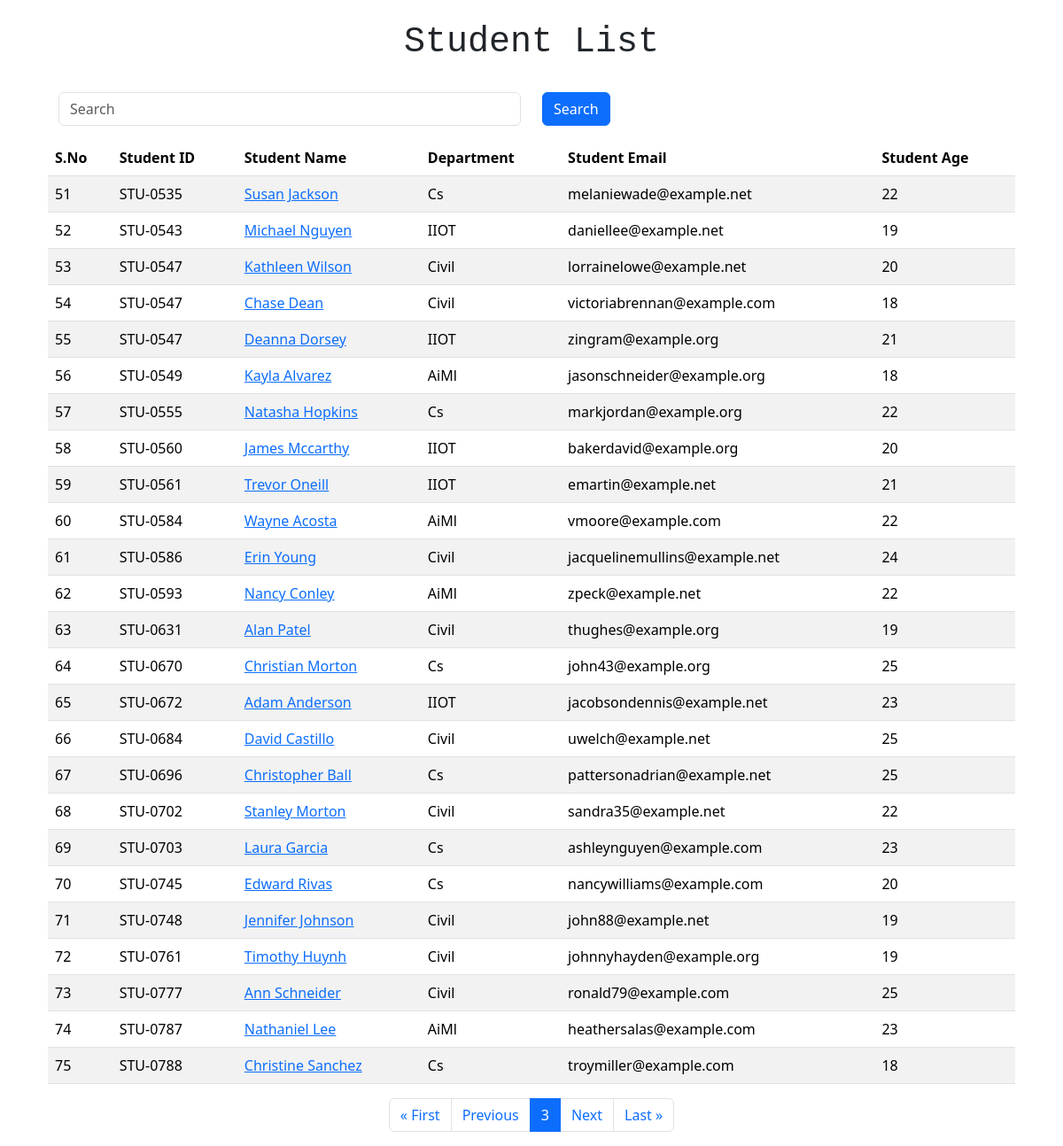
Page /student/?page=3 on the committed database.
### home/models.py (models this page shows, shortened)
class Student(models.Model):
    department = models.ForeignKey(Department, related_name = "depart", on_delete = models.CASCADE)
    student_id = models.OneToOneField(StudentID, related_name ="studentid", on_delete = models.CASCADE)
    student_name = models.CharField(max_length = 100)
    student_email = models.EmailField(unique = True)
    student_age = models.IntegerField(default = 18)
    student_address = models.TextField()
    class Meta :
        ordering = ["student_id"]
        verbose_name =  "student"

class StudentID(models.Model):
    student_id = models.CharField(max_length=100)
    def __str__(self):
        return self.student_id
    class Meta:
        ordering = ["student_id"]

class Department(models.Model):
    department = models.CharField(max_length=200)
    def __str__(self):
        return self.department
    class Meta :
        ordering = ["department"]

### home/views.py (the view)
# urls.py: path("student/", get_student, name="get_student"),
def get_student(request):
    queryset = Student.objects.all()
    if request.GET.get("search"):
        search = request.GET.get("search")
        queryset = queryset.filter(
            Q(student_name__icontains = search) | Q(department__department__icontains = search) |
            Q(student_id__student_id__icontains = search)
        )
    paginator = Paginator(queryset, 25)  # Show 25 contacts per page.
    page_number = request.GET.get("page")
    queryset = paginator.get_page(page_number)
    return render(request,"report/student.html", {"student": queryset} )

### home/templates/report/student.html (shortened to what this page needs)
{% extends "layout.html" %} {% block start%}
<div class="container">
    <div class="container">
        <div class="container text-center p-4" style="font-family:monospace;font-weight:bold">
            <h1>Student List</h1>
        </div>
        <div class="container">
            <div class="row">
                <div class="col-lg-6">
                    <form class="">
                        <div class="mb-3">
                            <input type="text" name="search" placeholder="Search" class="form-control">
                        </div>
                </div>
                <div class="col-lg-6">
                    <button type="submit" class="btn btn-primary">Search</button>
                </div>
            </div>
        </div>
        <table class="table table-striped table-hover">
            <thead>
                <tr>
                    <th scope="col ">S.No</th>
                    <th scope="col ">Student ID</th>
                    <th scope="col ">Student Name</th>
                    <th scope="col ">Department</th>
                    <th scope="col ">Student Email</th>
                    <th scope="col ">Student Age</th>
                </tr>
            </thead>
            <tbody>
                {% for students in student%}
                <tr>
                    <td>{{ forloop.counter0 | add:student.start_index }}</td>
                    <td>{{students.student_id}}</td>
                    <td><a href="{% url 'student_marks' students.student_name %}">{{students.student_name}}</a></td>
                    <td>{{students.department}}</td>
                    <td>{{students.student_email}}</td>
                    <td>{{students.student_age}}</td>
                </tr>
                {%endfor%}
            </tbody>
        </table>
    </div>
    <div class="container d-flex justify-content-center">
        <nav aria-label="Page navigation example">
            <ul class="pagination">
                {% if student.has_previous %}
                <li class="page-item"><a class="page-link" href="?page=1">&laquo; First</a></li>
                <li class="page-item"><a class="page-link" href="?page={{ student.previous_page_number }}">Previous</a></li>
                {% else %}
                <li class="page-item disabled"><span class="page-link">&laquo; First</span></li>
                <li class="page-item disabled"><span class="page-link">Previous</span></li>
                {% endif %}
                <li class="page-item active" aria-current="page"><span class="page-link">{{ student.number }}</span></li>
                {% if student.has_next %}
                <li class="page-item"><a class="page-link" href="?page={{ student.next_page_number }}">Next</a></li>
                <li class="page-item"><a class="page-link" href="?page={{ student.paginator.num_pages }}">Last &raquo;</a></li>
                {% else %}
                <li class="page-item disabled"><span class="page-link">Next</span></li>
                <li class="page-item disabled"><span class="page-link">Last &raquo;</span></li>
                {% endif %}
            </ul>
        </nav>
    </div>
</div>
{% endblock %}

### rows in the picture
Student: student_id "STU-0535", student_name "Susan Jackson", department "Cs", student_email "melaniewade@example.net", student_age "22"
Student: student_id "STU-0543", student_name "Michael Nguyen", department "IIOT", student_email "daniellee@example.net", student_age "19"
Student: student_id "STU-0547", student_name "Kathleen Wilson", department "Civil", student_email "lorrainelowe@example.net", student_age "20"
Student: student_id "STU-0547", student_name "Chase Dean", department "Civil", student_email "victoriabrennan@example.com", student_age "18"
Student: student_id "STU-0547", student_name "Deanna Dorsey", department "IIOT", student_email "zingram@example.org", student_age "21"
Student: student_id "STU-0549", student_name "Kayla Alvarez", department "AiMl", student_email "jasonschneider@example.org", student_age "18"
Student: student_id "STU-0555", student_name "Natasha Hopkins", department "Cs", student_email "markjordan@example.org", student_age "22"
Student: student_id "STU-0560", student_name "James Mccarthy", department "IIOT", student_email "bakerdavid@example.org", student_age "20"
Student: student_id "STU-0561", student_name "Trevor Oneill", department "IIOT", student_email "emartin@example.net", student_age "21"
Student: student_id "STU-0584", student_name "Wayne Acosta", department "AiMl", student_email "vmoore@example.com", student_age "22"
Student: student_id "STU-0586", student_name "Erin Young", department "Civil", student_email "jacquelinemullins@example.net", student_age "24"
Student: student_id "STU-0593", student_name "Nancy Conley", department "AiMl", student_email "zpeck@example.net", student_age "22"
Student: student_id "STU-0631", student_name "Alan Patel", department "Civil", student_email "thughes@example.org", student_age "19"
Student: student_id "STU-0670", student_name "Christian Morton", department "Cs", student_email "john43@example.org", student_age "25"
Student: student_id "STU-0672", student_name "Adam Anderson", department "IIOT", student_email "jacobsondennis@example.net", student_age "23"
Student: student_id "STU-0684", student_name "David Castillo", department "Civil", student_email "uwelch@example.net", student_age "25"
Student: student_id "STU-0696", student_name "Christopher Ball", department "Cs", student_email "pattersonadrian@example.net", student_age "25"
Student: student_id "STU-0702", student_name "Stanley Morton", department "Civil", student_email "sandra35@example.net", student_age "22"
Student: student_id "STU-0703", student_name "Laura Garcia", department "Cs", student_email "ashleynguyen@example.com", student_age "23"
Student: student_id "STU-0745", student_name "Edward Rivas", department "Cs", student_email "nancywilliams@example.com", student_age "20"
Student: student_id "STU-0748", student_name "Jennifer Johnson", department "Civil", student_email "john88@example.net", student_age "19"
Student: student_id "STU-0761", student_name "Timothy Huynh", department "Civil", student_email "johnnyhayden@example.org", student_age "19"
Student: student_id "STU-0777", student_name "Ann Schneider", department "Civil", student_email "ronald79@example.com", student_age "25"
Student: student_id "STU-0787", student_name "Nathaniel Lee", department "AiMl", student_email "heathersalas@example.com", student_age "23"
Student: student_id "STU-0788", student_name "Christine Sanchez", department "Cs", student_email "troymiller@example.com", student_age "18"

### other values in the picture
{{ student.number }} "3"
